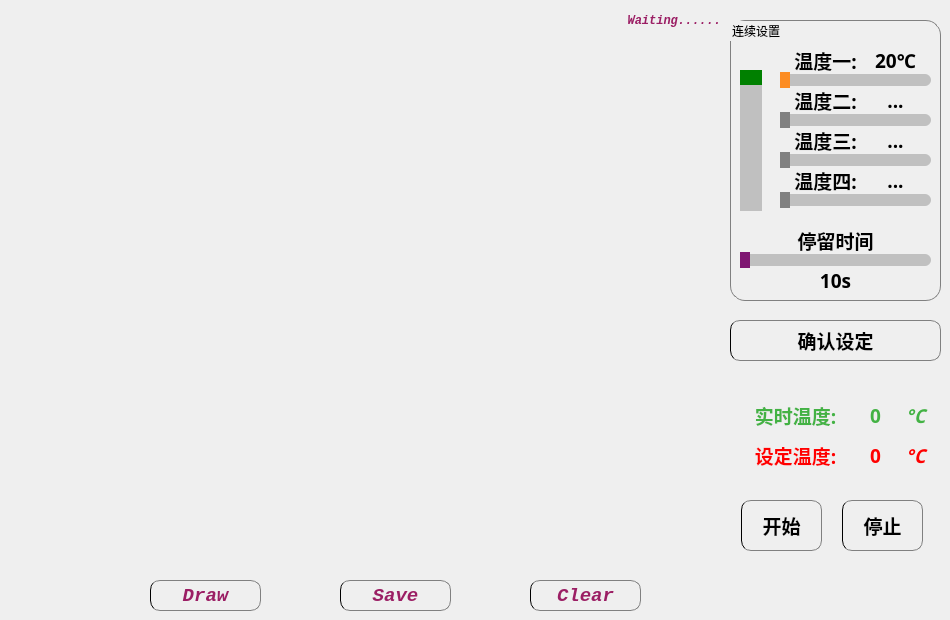
    <widget class="QWidget" name="tab_4">
     <attribute name="icon">
      <iconset>
       <normaloff>../ico/lianxu.ico</normaloff>../ico/lianxu.ico</iconset>
     </attribute>
     <attribute name="title">
      <string>连续温度设置</string>
     </attribute>
     <widget class="QWidget" name="horizontalLayoutWidget_2">
      <property name="geometry">
       <rect>
        <x>10</x>
        <y>40</y>
        <width>711</width>
        <height>531</height>
       </rect>
      </property>
      <layout class="QHBoxLayout" name="horizontalLayout_cycle">
       <property name="topMargin">
        <number>0</number>
       </property>
      </layout>
     </widget>
     <widget class="QPushButton" name="pushButton_cycle">
      <property name="geometry">
       <rect>
        <x>730</x>
        <y>320</y>
        <width>211</width>
        <height>41</height>
       </rect>
      </property>
      <property name="font">
       <font>
        <family>楷体</family>
        <pointsize>14</pointsize>
        <weight>75</weight>
        <italic>false</italic>
        <bold>true</bold>
        <kerning>true</kerning>
       </font>
      </property>
      <property name="styleSheet">
       <string notr="true">QPushButton { border-top:1px solid gray;
border-bottom:1px solid gray;
border-left:1px solid graye;
border-right:1px solid gray;
 border-radius:10px;} 
QPushButton:hover { background-color: rgb(85, 170, 255); }
QPushButton:pressed { background-color:rgb(129, 60, 133);}
</string>
      </property>
      <property name="text">
       <string>确认设定</string>
      </property>
      <property name="icon">
       <iconset>
        <normaloff>../ico/sd.ico</normaloff>../ico/sd.ico</iconset>
      </property>
      <property name="iconSize">
       <size>
        <width>25</width>
        <height>25</height>
       </size>
      </property>
     </widget>
     <widget class="QGroupBox" name="groupBox_cycle">
      <property name="geometry">
       <rect>
        <x>730</x>
        <y>20</y>
        <width>211</width>
        <height>281</height>
       </rect>
      </property>
      <property name="styleSheet">
       <string notr="true">QGroupBox#groupBox_cycle{
	border: 1px solid gray;
	border-radius:15px;
}</string>
      </property>
      <property name="title">
       <string>连续设置</string>
      </property>
      <widget class="QLabel" name="label_14">
       <property name="geometry">
        <rect>
         <x>60</x>
         <y>30</y>
         <width>71</width>
         <height>21</height>
        </rect>
       </property>
       <property name="font">
        <font>
         <family>楷体</family>
         <pointsize>14</pointsize>
         <weight>75</weight>
         <italic>false</italic>
         <bold>true</bold>
        </font>
       </property>
       <property name="text">
        <string>温度一:</string>
       </property>
       <property name="alignment">
        <set>Qt::AlignCenter</set>
       </property>
      </widget>
      <widget class="QLabel" name="label_15">
       <property name="geometry">
        <rect>
         <x>60</x>
         <y>70</y>
         <width>71</width>
         <height>21</height>
        </rect>
       </property>
       <property name="font">
        <font>
         <family>楷体</family>
         <pointsize>14</pointsize>
         <weight>75</weight>
         <italic>false</italic>
         <bold>true</bold>
        </font>
       </property>
       <property name="text">
        <string>温度二:</string>
       </property>
       <property name="alignment">
        <set>Qt::AlignCenter</set>
       </property>
      </widget>
      <widget class="QSlider" name="slider_tem_1">
       <property name="enabled">
        <bool>true</bool>
       </property>
       <property name="geometry">
        <rect>
         <x>50</x>
         <y>50</y>
         <width>151</width>
         <height>20</height>
        </rect>
       </property>
       <property name="autoFillBackground">
        <bool>false</bool>
       </property>
       <property name="styleSheet">
        <string notr="true">QSlider::groove:horizontal{ 
     height: 12px; 
     left: 0px; 
     right: 0px; 
     border:0px;   
     border-radius:6px;   
     background:rgba(0,0,0,50);
 } 
QSlider::handle:horizontal{ 
       width:  10px; 
       height: 5px; 
      margin-top: -2px; 
   
      margin-bottom: -2px; 
    margin-left: 0px; 
        margin-right: 0px; 
		background:rgba(252,140,35,1);
 } 

QSlider::sub-page:horizontal{
       background:rgba(80,166,234,1);
 }</string>
       </property>
       <property name="minimum">
        <number>10</number>
       </property>
       <property name="maximum">
        <number>200</number>
       </property>
       <property name="singleStep">
        <number>1</number>
       </property>
       <property name="orientation">
        <enum>Qt::Horizontal</enum>
       </property>
      </widget>
      <widget class="QSlider" name="slider_tem_2">
       <property name="enabled">
        <bool>false</bool>
       </property>
       <property name="geometry">
        <rect>
         <x>50</x>
         <y>90</y>
         <width>151</width>
         <height>20</height>
        </rect>
       </property>
       <property name="styleSheet">
        <string notr="true">QSlider::groove:horizontal{ 
     height: 12px; 
     left: 0px; 
     right: 0px; 
     border:0px;   
     border-radius:6px;   
     background:rgba(0,0,0,50);
 } 
QSlider::handle:horizontal{ 
       width:  10px; 
       height: 5px; 
      margin-top: -2px; 
       margin-left: 0px; 
      margin-bottom: -2px; 
        margin-right: 0px; 
		background:gray;
 } 

QSlider::sub-page:horizontal{
       background:rgba(80,166,234,1);
 }</string>
       </property>
       <property name="minimum">
        <number>10</number>
       </property>
       <property name="maximum">
        <number>200</number>
       </property>
       <property name="orientation">
        <enum>Qt::Horizontal</enum>
       </property>
      </widget>
      <widget class="QLabel" name="label_17">
       <property name="geometry">
        <rect>
         <x>60</x>
         <y>210</y>
         <width>91</width>
         <height>21</height>
        </rect>
       </property>
       <property name="font">
        <font>
         <family>楷体</family>
         <pointsize>14</pointsize>
         <weight>75</weight>
         <italic>false</italic>
         <bold>true</bold>
        </font>
       </property>
       <property name="text">
        <string>停留时间</string>
       </property>
       <property name="alignment">
        <set>Qt::AlignCenter</set>
       </property>
      </widget>
      <widget class="QLabel" name="label_tem_1">
       <property name="geometry">
        <rect>
         <x>140</x>
         <y>30</y>
         <width>51</width>
         <height>21</height>
        </rect>
       </property>
       <property name="font">
        <font>
         <family>楷体</family>
         <pointsize>14</pointsize>
         <weight>75</weight>
         <italic>false</italic>
         <bold>true</bold>
        </font>
       </property>
       <property name="text">
        <string>20℃</string>
       </property>
       <property name="alignment">
        <set>Qt::AlignCenter</set>
       </property>
      </widget>
      <widget class="QLabel" name="label_tem_2">
       <property name="geometry">
        <rect>
         <x>140</x>
         <y>70</y>
         <width>51</width>
         <height>21</height>
        </rect>
       </property>
       <property name="font">
        <font>
         <family>楷体</family>
         <pointsize>14</pointsize>
         <weight>75</weight>
         <italic>false</italic>
         <bold>true</bold>
        </font>
       </property>
       <property name="text">
        <string>...</string>
       </property>
       <property name="alignment">
        <set>Qt::AlignCenter</set>
       </property>
      </widget>
      <widget class="QSlider" name="slider_number">
       <property name="geometry">
        <rect>
         <x>10</x>
         <y>50</y>
         <width>22</width>
         <height>141</height>
        </rect>
       </property>
       <property name="layoutDirection">
        <enum>Qt::LeftToRight</enum>
       </property>
       <property name="styleSheet">
        <string notr="true">QSlider::groove:vertical{ 
 
     background:rgba(0,0,0,50);
 } 
QSlider::handle:vertical{ 

     width:  10px; 
       height: 15px; 
		background:green;
 } 

QSlider::sub-page:vertical{
       background:rgba(80,166,234,1);
 }</string>
       </property>
       <property name="minimum">
        <number>1</number>
       </property>
       <property name="maximum">
        <number>4</number>
       </property>
       <property name="value">
        <number>1</number>
       </property>
       <property name="sliderPosition">
        <number>1</number>
       </property>
       <property name="tracking">
        <bool>true</bool>
       </property>
       <property name="orientation">
        <enum>Qt::Vertical</enum>
       </property>
       <property name="invertedAppearance">
        <bool>true</bool>
       </property>
       <property name="tickPosition">
        <enum>QSlider::NoTicks</enum>
       </property>
      </widget>
      <widget class="QSlider" name="slider_tem_3">
       <property name="enabled">
        <bool>false</bool>
       </property>
       <property name="geometry">
        <rect>
         <x>50</x>
         <y>130</y>
         <width>151</width>
         <height>20</height>
        </rect>
       </property>
       <property name="styleSheet">
        <string notr="true">QSlider::groove:horizontal{ 
     height: 12px; 
     left: 0px; 
     right: 0px; 
     border:0px;   
     border-radius:6px;   
     background:rgba(0,0,0,50);
 } 
QSlider::handle:horizontal{ 
       width:  10px; 
       height: 5px; 
      margin-top: -2px; 
       margin-left: 0px; 
      margin-bottom: -2px; 
        margin-right: 0px; 
		background:gray;
 } 

QSlider::sub-page:horizontal{
       background:rgba(80,166,234,1);
 }</string>
       </property>
       <property name="minimum">
        <number>10</number>
       </property>
       <property name="maximum">
        <number>200</number>
       </property>
       <property name="orientation">
        <enum>Qt::Horizontal</enum>
       </property>
      </widget>
      <widget class="QLabel" name="label_tem_3">
       <property name="geometry">
        <rect>
         <x>140</x>
         <y>110</y>
         <width>51</width>
         <height>21</height>
        </rect>
       </property>
       <property name="font">
        <font>
         <family>楷体</family>
         <pointsize>14</pointsize>
         <weight>75</weight>
         <italic>false</italic>
         <bold>true</bold>
        </font>
       </property>
       <property name="text">
        <string>...</string>
       </property>
       <property name="alignment">
        <set>Qt::AlignCenter</set>
       </property>
      </widget>
      <widget class="QLabel" name="label_19">
       <property name="geometry">
        <rect>
         <x>60</x>
         <y>110</y>
         <width>71</width>
         <height>21</height>
        </rect>
       </property>
       <property name="font">
        <font>
         <family>楷体</family>
         <pointsize>14</pointsize>
         <weight>75</weight>
         <italic>false</italic>
         <bold>true</bold>
        </font>
       </property>
       <property name="text">
        <string>温度三:</string>
       </property>
       <property name="alignment">
        <set>Qt::AlignCenter</set>
       </property>
      </widget>
      <widget class="QLabel" name="label_20">
       <property name="geometry">
        <rect>
         <x>60</x>
         <y>150</y>
         <width>71</width>
         <height>21</height>
        </rect>
       </property>
       <property name="font">
        <font>
         <family>楷体</family>
         <pointsize>14</pointsize>
         <weight>75</weight>
         <italic>false</italic>
         <bold>true</bold>
        </font>
       </property>
       <property name="text">
        <string>温度四:</string>
       </property>
       <property name="alignment">
        <set>Qt::AlignCenter</set>
       </property>
      </widget>
      <widget class="QSlider" name="slider_tem_4">
       <property name="enabled">
        <bool>false</bool>
       </property>
       <property name="geometry">
        <rect>
         <x>50</x>
         <y>170</y>
         <width>151</width>
         <height>20</height>
        </rect>
       </property>
       <property name="styleSheet">
        <string notr="true">QSlider::groove:horizontal{ 
     height: 12px; 
     left: 0px; 
     right: 0px; 
     border:0px;   
     border-radius:6px;   
     background:rgba(0,0,0,50);
 } 
QSlider::handle:horizontal{ 
       width:  10px; 
       height: 5px; 
      margin-top: -2px; 
       margin-left: 0px; 
      margin-bottom: -2px; 
        margin-right: 0px; 
		background:gray;
 } 

QSlider::sub-page:horizontal{
       background:rgba(80,166,234,1);
 }</string>
       </property>
       <property name="minimum">
        <number>10</number>
       </property>
       <property name="maximum">
        <number>200</number>
       </property>
       <property name="orientation">
        <enum>Qt::Horizontal</enum>
       </property>
      </widget>
      <widget class="QLabel" name="label_tem_4">
       <property name="geometry">
        <rect>
         <x>140</x>
         <y>150</y>
         <width>51</width>
         <height>21</height>
        </rect>
       </property>
       <property name="font">
        <font>
         <family>楷体</family>
         <pointsize>14</pointsize>
         <weight>75</weight>
         <italic>false</italic>
         <bold>true</bold>
        </font>
       </property>
       <property name="text">
        <string>...</string>
       </property>
       <property name="alignment">
        <set>Qt::AlignCenter</set>
       </property>
      </widget>
      <widget class="QSlider" name="slider_time">
       <property name="geometry">
        <rect>
         <x>10</x>
         <y>230</y>
         <width>191</width>
         <height>20</height>
        </rect>
       </property>
       <property name="styleSheet">
        <string notr="true">QSlider::groove:horizontal{ 
     height: 12px; 
     left: 0px; 
     right: 0px; 
     border:0px;   
     border-radius:6px;   
     background:rgba(0,0,0,50);
 } 
QSlider::handle:horizontal{ 
       width:  10px; 
       height: 5px; 
      margin-top: -2px; 
   
      margin-bottom: -2px; 
    margin-left: 0px; 
        margin-right: 0px; 
		background:rgba(126,22,113,1);
 } 

QSlider::sub-page:horizontal{
       background:rgba(80,166,234,1);
 }</string>
       </property>
       <property name="minimum">
        <number>10</number>
       </property>
       <property name="maximum">
        <number>120</number>
       </property>
       <property name="value">
        <number>10</number>
       </property>
       <property name="orientation">
        <enum>Qt::Horizontal</enum>
       </property>
      </widget>
      <widget class="QLabel" name="label_time">
       <property name="geometry">
        <rect>
         <x>60</x>
         <y>250</y>
         <width>91</width>
         <height>21</height>
        </rect>
       </property>
       <property name="font">
        <font>
         <family>楷体</family>
         <pointsize>14</pointsize>
         <weight>75</weight>
         <italic>false</italic>
         <bold>true</bold>
        </font>
       </property>
       <property name="text">
        <string>10s</string>
       </property>
       <property name="alignment">
        <set>Qt::AlignCenter</set>
       </property>
      </widget>
     </widget>
     <widget class="QLabel" name="label_18">
      <property name="geometry">
       <rect>
        <x>740</x>
        <y>400</y>
        <width>111</width>
        <height>31</height>
       </rect>
      </property>
      <property name="font">
       <font>
        <family>楷体</family>
        <pointsize>14</pointsize>
        <weight>75</weight>
        <italic>false</italic>
        <bold>true</bold>
       </font>
      </property>
      <property name="styleSheet">
       <string notr="true">color: rgb(67, 178, 68);</string>
      </property>
      <property name="text">
       <string>实时温度:</string>
      </property>
      <property name="alignment">
       <set>Qt::AlignCenter</set>
      </property>
     </widget>
     <widget class="QLabel" name="label_21">
      <property name="geometry">
       <rect>
        <x>740</x>
        <y>440</y>
        <width>111</width>
        <height>31</height>
       </rect>
      </property>
      <property name="font">
       <font>
        <family>楷体</family>
        <pointsize>14</pointsize>
        <weight>75</weight>
        <italic>false</italic>
        <bold>true</bold>
       </font>
      </property>
      <property name="styleSheet">
       <string notr="true">
color: rgb(255, 0, 0);</string>
      </property>
      <property name="text">
       <string>设定温度:</string>
      </property>
      <property name="alignment">
       <set>Qt::AlignCenter</set>
      </property>
     </widget>
     <widget class="QLabel" name="label_real_tem">
      <property name="geometry">
       <rect>
        <x>850</x>
        <y>400</y>
        <width>51</width>
        <height>31</height>
       </rect>
      </property>
      <property name="font">
       <font>
        <family>楷体</family>
        <pointsize>14</pointsize>
        <weight>75</weight>
        <italic>false</italic>
        <bold>true</bold>
       </font>
      </property>
      <property name="styleSheet">
       <string notr="true">color: rgb(67, 178, 68);</string>
      </property>
      <property name="text">
       <string>0</string>
      </property>
      <property name="alignment">
       <set>Qt::AlignCenter</set>
      </property>
     </widget>
     <widget class="QLabel" name="label_set_tem">
      <property name="geometry">
       <rect>
        <x>850</x>
        <y>440</y>
        <width>51</width>
        <height>31</height>
       </rect>
      </property>
      <property name="font">
       <font>
        <family>楷体</family>
        <pointsize>14</pointsize>
        <weight>75</weight>
        <italic>false</italic>
        <bold>true</bold>
       </font>
      </property>
      <property name="styleSheet">
       <string notr="true">
color: rgb(255, 0, 0);</string>
      </property>
      <property name="text">
       <string>0</string>
      </property>
      <property name="alignment">
       <set>Qt::AlignCenter</set>
      </property>
     </widget>
     <widget class="QPushButton" name="pushButton_cycle_start">
      <property name="geometry">
       <rect>
        <x>741</x>
        <y>500</y>
        <width>81</width>
        <height>51</height>
       </rect>
      </property>
      <property name="font">
       <font>
        <family>楷体</family>
        <pointsize>14</pointsize>
        <weight>75</weight>
        <italic>false</italic>
        <bold>true</bold>
        <kerning>true</kerning>
       </font>
      </property>
      <property name="autoFillBackground">
       <bool>false</bool>
      </property>
      <property name="styleSheet">
       <string notr="true">QPushButton { border-top:1px solid gray;
border-bottom:1px solid gray;
border-left:1px solid graye;
border-right:1px solid gray;
border-radius:10px;

 } 
QPushButton:hover { background-color: rgb(85, 170, 255); }
QPushButton:pressed { background-color:rgb(129, 60, 133);}

</string>
      </property>
      <property name="text">
       <string>开始</string>
      </property>
      <property name="icon">
       <iconset>
        <normaloff>../ico/ks.ico</normaloff>../ico/ks.ico</iconset>
      </property>
      <property name="checkable">
       <bool>false</bool>
      </property>
      <property name="autoDefault">
       <bool>false</bool>
      </property>
      <property name="default">
       <bool>false</bool>
      </property>
     </widget>
     <widget class="QPushButton" name="pushButton_cycle_stop">
      <property name="geometry">
       <rect>
        <x>842</x>
        <y>500</y>
        <width>81</width>
        <height>51</height>
       </rect>
      </property>
      <property name="font">
       <font>
        <family>楷体</family>
        <pointsize>14</pointsize>
        <weight>75</weight>
        <italic>false</italic>
        <bold>true</bold>
        <kerning>true</kerning>
       </font>
      </property>
      <property name="autoFillBackground">
       <bool>false</bool>
      </property>
      <property name="styleSheet">
       <string notr="true">QPushButton { border-top:1px solid gray;
border-bottom:1px solid gray;
border-left:1px solid graye;
border-right:1px solid gray;
border-radius:10px; } 
QPushButton:hover { background-color: rgb(85, 170, 255); }
QPushButton:pressed { background-color:rgb(129, 60, 133);}

</string>
      </property>
      <property name="text">
       <string>停止</string>
      </property>
      <property name="icon">
       <iconset>
        <normaloff>../ico/tingzhi.ico</normaloff>../ico/tingzhi.ico</iconset>
      </property>
      <property name="checkable">
       <bool>false</bool>
      </property>
      <property name="checked">
       <bool>false</bool>
      </property>
      <property name="autoDefault">
       <bool>false</bool>
      </property>
      <property name="default">
       <bool>false</bool>
      </property>
     </widget>
     <widget class="QLabel" name="label_real_tem_2">
      <property name="geometry">
       <rect>
        <x>900</x>
        <y>400</y>
        <width>31</width>
        <height>31</height>
       </rect>
      </property>
      <property name="font">
       <font>
        <family>Consolas</family>
        <pointsize>14</pointsize>
        <weight>75</weight>
        <italic>true</italic>
        <bold>true</bold>
       </font>
      </property>
      <property name="styleSheet">
       <string notr="true">font-family:Consolas;
font-style:italic;
font-weight:bold;
color: rgb(67, 178, 68);</string>
      </property>
      <property name="text">
       <string>℃</string>
      </property>
      <property name="alignment">
       <set>Qt::AlignCenter</set>
      </property>
     </widget>
     <widget class="QLabel" name="label_real_tem_3">
      <property name="geometry">
       <rect>
        <x>900</x>
        <y>440</y>
        <width>31</width>
        <height>31</height>
       </rect>
      </property>
      <property name="font">
       <font>
        <family>Consolas</family>
        <pointsize>14</pointsize>
        <weight>75</weight>
        <italic>true</italic>
        <bold>true</bold>
       </font>
      </property>
      <property name="styleSheet">
       <string notr="true">font-family:Consolas;
font-style:italic;
font-weight:bold;
color: rgb(255, 0, 0);</string>
      </property>
      <property name="text">
       <string>℃</string>
      </property>
      <property name="alignment">
       <set>Qt::AlignCenter</set>
      </property>
     </widget>
     <widget class="QLabel" name="label_note_cycle">
      <property name="geometry">
       <rect>
        <x>10</x>
        <y>10</y>
        <width>711</width>
        <height>21</height>
       </rect>
      </property>
      <property name="layoutDirection">
       <enum>Qt::RightToLeft</enum>
      </property>
      <property name="styleSheet">
       <string notr="true">font-family:Consolas;
font-style:italic;
font-weight:bold;
color: rgb(155, 30, 100);</string>
      </property>
      <property name="text">
       <string>Waiting......</string>
      </property>
      <property name="alignment">
       <set>Qt::AlignRight|Qt::AlignTrailing|Qt::AlignVCenter</set>
      </property>
     </widget>
     <widget class="QPushButton" name="pushButton_draw_cycle">
      <property name="geometry">
       <rect>
        <x>150</x>
        <y>580</y>
        <width>111</width>
        <height>31</height>
       </rect>
      </property>
      <property name="font">
       <font>
        <family>Consolas</family>
        <pointsize>14</pointsize>
        <weight>75</weight>
        <italic>true</italic>
        <bold>true</bold>
        <kerning>true</kerning>
       </font>
      </property>
      <property name="styleSheet">
       <string notr="true">QPushButton { border-top:1px solid gray;
border-bottom:1px solid gray;
border-left:1px solid graye;
border-right:1px solid gray;
border-radius:10px;
font-family:Consolas;
font-style:italic;
font-weight:bold;
color: rgb(155, 30, 100);
 } 
QPushButton:hover { background-color: rgb(85, 170, 255); }
QPushButton:pressed { background-color:rgb(129, 60, 133);}</string>
      </property>
      <property name="text">
       <string>Draw</string>
      </property>
      <property name="checkable">
       <bool>true</bool>
      </property>
      <property name="checked">
       <bool>false</bool>
      </property>
      <property name="autoExclusive">
       <bool>true</bool>
      </property>
     </widget>
     <widget class="QPushButton" name="pushButton_save_cycle">
      <property name="geometry">
       <rect>
        <x>340</x>
        <y>580</y>
        <width>111</width>
        <height>31</height>
       </rect>
      </property>
      <property name="font">
       <font>
        <family>Consolas</family>
        <pointsize>14</pointsize>
        <weight>75</weight>
        <italic>true</italic>
        <bold>true</bold>
        <kerning>true</kerning>
       </font>
      </property>
      <property name="styleSheet">
       <string notr="true">QPushButton { border-top:1px solid gray;
border-bottom:1px solid gray;
border-left:1px solid graye;
border-right:1px solid gray;
border-radius:10px;
font-family:Consolas;
font-style:italic;
font-weight:bold;
color: rgb(155, 30, 100);
 } 
QPushButton:hover { background-color: rgb(85, 170, 255); }
QPushButton:pressed { background-color:rgb(129, 60, 133);}
</string>
      </property>
      <property name="text">
       <string>Save</string>
      </property>
      <property name="checkable">
       <bool>true</bool>
      </property>
      <property name="checked">
       <bool>false</bool>
      </property>
      <property name="autoExclusive">
       <bool>true</bool>
      </property>
     </widget>
     <widget class="QPushButton" name="pushButton_clear_cycle">
      <property name="geometry">
       <rect>
        <x>530</x>
        <y>580</y>
        <width>111</width>
        <height>31</height>
       </rect>
      </property>
      <property name="font">
       <font>
        <family>Consolas</family>
        <pointsize>14</pointsize>
        <weight>75</weight>
        <italic>true</italic>
        <bold>true</bold>
        <kerning>true</kerning>
       </font>
      </property>
      <property name="styleSheet">
       <string notr="true">QPushButton { border-top:1px solid gray;
border-bottom:1px solid gray;
border-left:1px solid graye;
border-right:1px solid gray;
border-radius:10px;
font-family:Consolas;
font-style:italic;
font-weight:bold;
color: rgb(155, 30, 100);
 } 
QPushButton:hover { background-color: rgb(85, 170, 255); }
QPushButton:pressed { background-color:rgb(129, 60, 133);}</string>
      </property>
      <property name="text">
       <string>Clear</string>
      </property>
      <property name="checkable">
       <bool>true</bool>
      </property>
      <property name="checked">
       <bool>true</bool>
      </property>
      <property name="autoExclusive">
       <bool>true</bool>
      </property>
     </widget>
    </widget>
